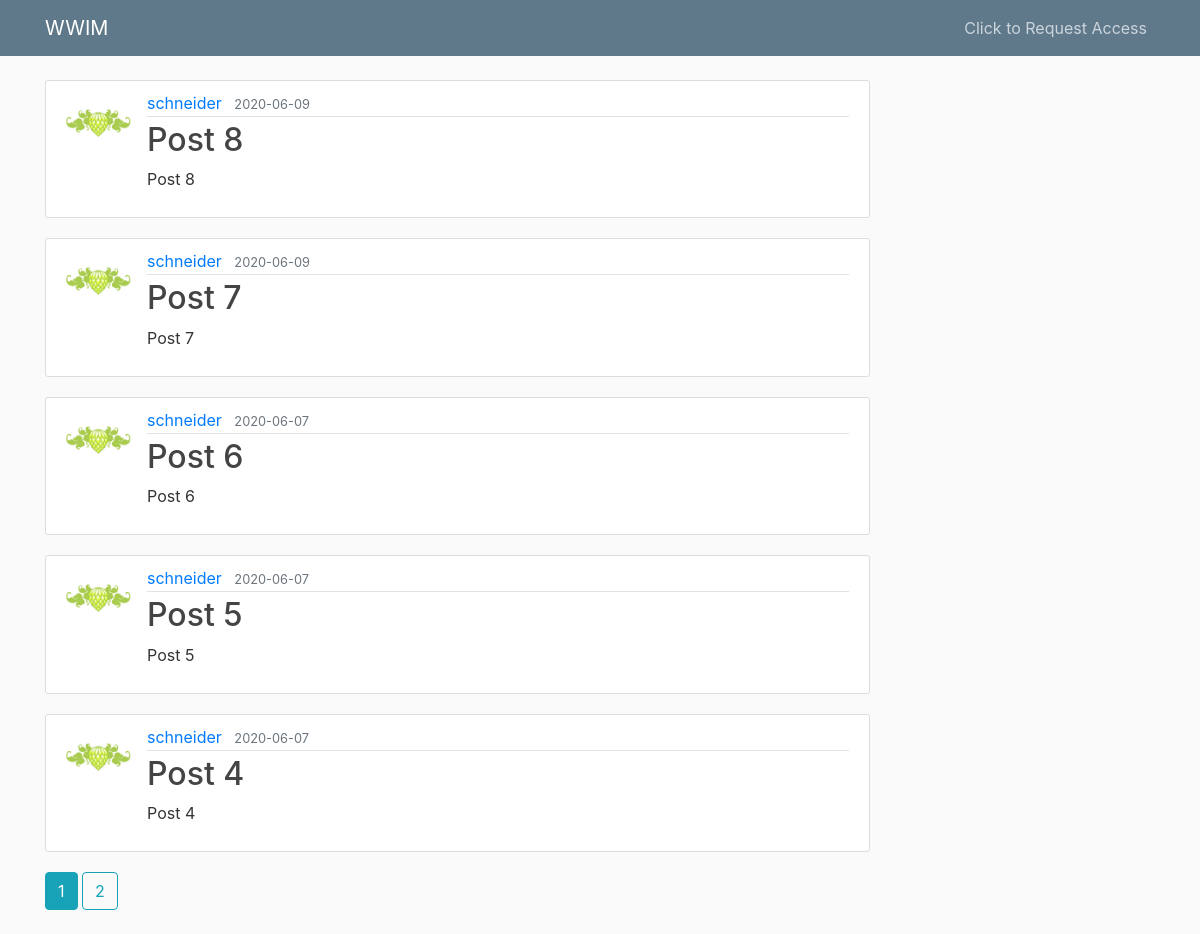
The page /messages on the database its author committed.
### forecastapp/models.py (models this page shows, shortened)
class Post(db.Model):
    id = db.Column(db.Integer, primary_key=True)
    title = db.Column(db.String(100), nullable=False)
    date_posted = db.Column(db.DateTime, nullable=False, default=datetime.utcnow)
    content = db.Column(db.Text, nullable=False)
    user_id = db.Column(db.Integer, db.ForeignKey('user.id'), nullable=False)

class User(db.Model, UserMixin):
    id = db.Column(db.Integer, primary_key=True)
    username = db.Column(db.String(20), unique=True, nullable=False)
    email = db.Column(db.String(120), unique=True, nullable=False)
    image_file = db.Column(db.String(20), nullable=False, default='default.jpg')
    password = db.Column(db.String(60), nullable=False)
    posts = db.relationship('Post', backref='author', lazy=True)

### forecastapp/main/routes.py (the view)
@main.route("/messages")
def messages():
    page = request.args.get('page', 1, type=int)
    posts = Post.query.order_by(Post.date_posted.desc()).paginate(page=page, per_page=5)
    return render_template('messages.html', posts=posts, title='Messaging')

### forecastapp/templates/messages.html
{% extends "layout.html" %}
{% block content %}
    {% for post in posts.items %}
        <article class="media content-section">
          <img class="rounded-circle article-img" src="{{ url_for('static', filename='profile_pics/' + post.author.image_file) }}">
          <div class="media-body">
            <div class="article-metadata">
              <a class="mr-2" href="{{ url_for('users.user_posts', username=post.author.username) }}">{{ post.author.username }}</a>
              <small class="text-muted">{{ post.date_posted.strftime('%Y-%m-%d') }}</small>
            </div>
            <h2><a class="article-title" href="{{ url_for('posts.post', post_id=post.id) }}">{{ post.title }}</a></h2>
            <p class="article-content">{{ post.content }}</p>
          </div>
        </article>
    {% endfor %}
    {% for page_num in posts.iter_pages(left_edge=1, right_edge=1, left_current=1, right_current=2) %}
      {% if page_num %}
        {% if posts.page == page_num %}
          <a class="btn btn-info mb-4" href="{{ url_for('main.messages', page=page_num) }}">{{ page_num }}</a>
        {% else %}
          <a class="btn btn-outline-info mb-4" href="{{ url_for('main.messages', page=page_num) }}">{{ page_num }}</a>
        {% endif %}
      {% else %}
        ...
      {% endif %}
    {% endfor %}
{% endblock content %}

### forecastapp/templates/layout.html (shortened to what this page needs)
<!DOCTYPE html>
<html>
<head>
    <link rel="stylesheet" href="https://stackpath.bootstrapcdn.com/bootstrap/4.5.0/css/bootstrap.min.css">
    <link rel="stylesheet" type="text/css" href="{{ url_for('static', filename='main.css') }}">
</head>
<body>
    <header class="site-header">
      <nav class="navbar navbar-expand-md navbar-dark bg-steel fixed-top">
        <div class="container">
          <a class="navbar-brand mr-4" href="{{ url_for('main.home') }}">WWIM</a>
          <div class="collapse navbar-collapse" id="navbarToggle">
            {% if current_user.is_authenticated %}
            <div class="navbar-nav mr-auto">
              <a class="nav-item nav-link" href="{{ url_for('main.about') }}">About</a>
            </div>
            <div class="navbar-nav">
              <a class="nav-item nav-link" href="{{ url_for('users.logout') }}">Logout</a>
            </div>
            {% else %}
              <div class="navbar-nav ml-auto">
                <a class="nav-item nav-link" href="#">Click to Request Access</a>
              </div>
            {% endif %}
            </div>
          </div>
      </nav>
    </header>
    <main role="main" class="container">
      <div class="row">
        <div class="col-md-9">
          {% block content %}{% endblock %}
        </div>
      </div>
    </main>
</body>
</html>

### forecastapp/static/main.css (style rules this page uses)
body { background: #fafafa; color: #333333; margin-top: 5rem; }
h1, h2, h3, h4, h5, h6 { color: #444444; }
.bg-steel { background-color: #5f788a; }
.site-header .navbar-nav .nav-link { color: #cbd5db; }
.content-section { background: #ffffff; padding: 10px 20px; border: 1px solid #dddddd; border-radius: 3px; margin-bottom: 20px; }
.article-title { color: #444444; }
.article-content { white-space: pre-line; }
.article-img { height: 65px; width: 65px; margin-right: 16px; }
.article-metadata { padding-bottom: 1px; margin-bottom: 4px; border-bottom: 1px solid #e3e3e3 }

### rows shown on the page
Post: image_file (placeholder picture), author.username "schneider", date_posted "2020-06-09", title "Post 8", content "Post 8"
Post: image_file (placeholder picture), author.username "schneider", date_posted "2020-06-09", title "Post 7", content "Post 7"
Post: image_file (placeholder picture), author.username "schneider", date_posted "2020-06-07", title "Post 6", content "Post 6"
Post: image_file (placeholder picture), author.username "schneider", date_posted "2020-06-07", title "Post 5", content "Post 5"
Post: image_file (placeholder picture), author.username "schneider", date_posted "2020-06-07", title "Post 4", content "Post 4"

### other values the page prints
{{ page_num }} "1"
{{ page_num }} "2"
